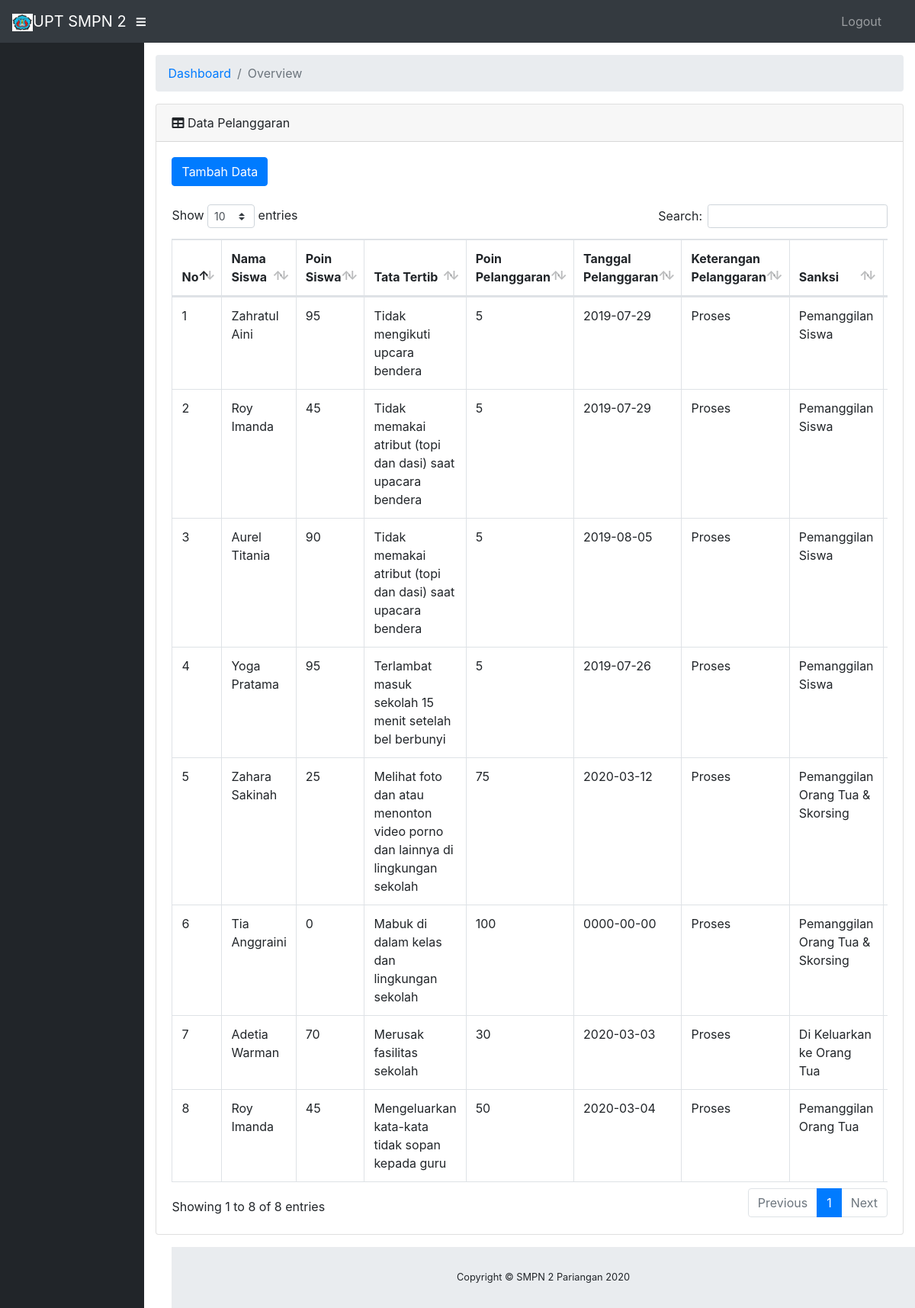
The app's page /pelanggarans/index with its own data.
### tables this page shows
CREATE TABLE IF NOT EXISTS `pelanggaran_siswa` (
  `id_pelanggaran` int(11) NOT NULL,
  `nis` int(10) NOT NULL,
  `tgl_plg` date NOT NULL,
  `id_tatib` int(5) NOT NULL,
  `ket_plg` varchar(50) NOT NULL,
  `nip` int(20) NOT NULL,
  `sanksi` varchar(100) NOT NULL,
  `point` int(11) NOT NULL
);

CREATE TABLE IF NOT EXISTS `siswa` (
  `nis` int(10) NOT NULL,
  `ta` varchar(10) NOT NULL,
  `nm_siswa` varchar(30) NOT NULL,
  `kelas` varchar(10) NOT NULL,
  `jekel` varchar(2) NOT NULL,
  `alamat` varchar(50) NOT NULL,
  `no_hp_ortu` varchar(20) NOT NULL,
  `point` int(11) NOT NULL DEFAULT '100'
);

CREATE TABLE IF NOT EXISTS `tatatertib` (
  `id_tatib` int(5) NOT NULL,
  `tatib` varchar(100) NOT NULL,
  `b_poin` int(30) NOT NULL
);

### application/controllers/Pelanggarans.php (called while the page is built, shortened)
<?php
class Pelanggarans extends CI_Controller
{
    public function __construct()
    {
        $this->load->model('Mpelanggarans');
        $this->load->library("form_validation");
    }
    public function index($offset = 0)
    {
        $data['datapelanggarans'] = $this->Mpelanggarans->getAll();
        $this->load->view('pelanggarans/index', $data);
    }
}

### index.php (called while the page is built, shortened)
<?php
require_once BASEPATH.'core/CodeIgniter.php';

### application/models/Mpelanggarans.php (called while the page is built, shortened)
<?php
class Mpelanggarans extends CI_Model
{
    private $_table = "pelanggaran_siswa";
    private $_tablesiswa = "siswa";
    private $_tabletatib = "tatatertib";
    private $_tableguru = "guru";
    public function getAll()
    {
        $this->db->select('*');
        $this->db->from($this->_table);
        $this->db->join($this->_tablesiswa, 'pelanggaran_siswa.nis = siswa.nis');
        $this->db->join($this->_tabletatib, 'tatatertib.id_tatib = pelanggaran_siswa.id_tatib');
        $this->db->join($this->_tableguru, 'pelanggaran_siswa.nip = guru.nip');
        return $this->db->get()->result();
        return $this->db->get($this->_table)->result();
    }
}

### application/views/pelanggarans/index.php (the view, shortened to what this page needs)
<!DOCTYPE html>
<html lang="en">
<head>
</head>
<body id="page-top">
    <div id="wrapper">
        <div id="content-wrapper">
            <div class="container-fluid">
                <div class="card mb-3">
                    <div class="card-header">
                        <i class="fas fa-table"></i>
                        Data Pelanggaran</div>
                    <div class="card-body">
                        <a href="<?php echo base_url() ?>pelanggarans/add" class="btn btn-primary">Tambah Data</a>
                        <br>
                        <br>
                        <div class="table-responsive">
                            <table class="table table-bordered" id="dataTable" width="100%" cellspacing="0">
                                <thead>
                                    <tr>
                                        <th>No</th>
                                        <th>Nama Siswa</th>
                                        <th>Poin Siswa</th>
                                        <th>Tata Tertib</th>
                                        <th>Poin Pelanggaran</th>
                                        <th>Tanggal Pelanggaran</th>
                                        <th>Keterangan Pelanggaran</th>
                                        <th>Sanksi</th>
                                        <th>Nama Guru</th>
                                    </tr>
                                </thead>
                                <tbody>
                                    <?php foreach ($datapelanggarans as $no => $datapelanggaran) :
                                    ?>
                                        <tr>
                                            <td><?php echo ++$no ?></td>
                                            <td><?php echo $datapelanggaran->nm_siswa ?></td>
                                            <td><?php echo $datapelanggaran->point ?></td>
                                            <td><?php echo $datapelanggaran->tatib ?></td>
                                            <td><?php echo $datapelanggaran->b_poin ?></td>
                                            <td><?php echo $datapelanggaran->tgl_plg ?></td>
                                            <td><?php echo $datapelanggaran->ket_plg ?></td>
                                            <td>
                                                <?php if ($datapelanggaran->b_poin >= 5 &&  $datapelanggaran->b_poin <= 5) {
                                                    echo 'Pemanggilan Siswa';
                                                } elseif ($datapelanggaran->b_poin >= 31 &&  $datapelanggaran->b_poin <= 60) {
                                                    echo 'Pemanggilan Orang Tua';
                                                } elseif ($datapelanggaran->b_poin >= 61 &&  $datapelanggaran->b_poin <= 100) {
                                                    echo 'Pemanggilan Orang Tua & Skorsing';
                                                } else {
                                                    echo 'Di Keluarkan ke Orang Tua';
                                                }
                                                ?>
                                            </td>
                                            <td><?php echo $datapelanggaran->nm_guru ?></td>
                                        </tr>
                                    <?php endforeach ?>
                                </tbody>
                            </table>
                        </div>
                    </div>
                </div>
            </div>
        </div>
    </div>
</body>
</html>

### records on screen
pelanggaran_siswa: siswa.nm_siswa "Zahratul Aini", siswa.point "95", id_tatib.tatib "Tidak mengikuti upcara bendera", id_tatib.b_poin "5", tgl_plg "2019-07-29", ket_plg "Proses", shows "Pemanggilan Siswa"
pelanggaran_siswa: siswa.nm_siswa "Roy Imanda", siswa.point "45", id_tatib.tatib "Tidak memakai atribut (topi dan dasi) saat upacara bendera", id_tatib.b_poin "5", tgl_plg "2019-07-29", ket_plg "Proses", shows "Pemanggilan Siswa"
pelanggaran_siswa: siswa.nm_siswa "Aurel Titania", siswa.point "90", id_tatib.tatib "Tidak memakai atribut (topi dan dasi) saat upacara bendera", id_tatib.b_poin "5", tgl_plg "2019-08-05", ket_plg "Proses", shows "Pemanggilan Siswa"
pelanggaran_siswa: siswa.nm_siswa "Yoga Pratama", siswa.point "95", id_tatib.tatib "Terlambat masuk sekolah 15 menit setelah bel berbunyi", id_tatib.b_poin "5", tgl_plg "2019-07-26", ket_plg "Proses", shows "Pemanggilan Siswa"
pelanggaran_siswa: siswa.nm_siswa "Zahara Sakinah", siswa.point "25", id_tatib.tatib "Melihat foto dan atau menonton video porno dan lainnya di lingkungan sekolah", id_tatib.b_poin "75", tgl_plg "2020-03-12", ket_plg "Proses", shows "Pemanggilan Orang Tua & Skorsing"
pelanggaran_siswa: siswa.nm_siswa "Tia Anggraini", siswa.point "0", id_tatib.tatib "Mabuk di dalam kelas dan lingkungan sekolah", id_tatib.b_poin "100", tgl_plg "0000-00-00", ket_plg "Proses", shows "Pemanggilan Orang Tua & Skorsing"
pelanggaran_siswa: siswa.nm_siswa "Adetia Warman", siswa.point "70", id_tatib.tatib "Merusak fasilitas sekolah", id_tatib.b_poin "30", tgl_plg "2020-03-03", ket_plg "Proses", shows "Di Keluarkan ke Orang Tua"
pelanggaran_siswa: siswa.nm_siswa "Roy Imanda", siswa.point "45", id_tatib.tatib "Mengeluarkan kata-kata tidak sopan kepada guru", id_tatib.b_poin "50", tgl_plg "2020-03-04", ket_plg "Proses", shows "Pemanggilan Orang Tua"
